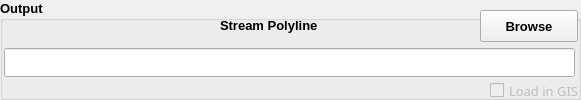
  <widget class="QGroupBox" name="groupBoxInput_2">
   <property name="geometry">
    <rect>
     <x>15</x>
     <y>195</y>
     <width>581</width>
     <height>100</height>
    </rect>
   </property>
   <property name="font">
    <font>
     <family>Arial</family>
     <pointsize>10</pointsize>
     <weight>75</weight>
     <bold>true</bold>
    </font>
   </property>
   <property name="title">
    <string>Output</string>
   </property>
   <widget class="QLabel" name="textLabel1_2">
    <property name="geometry">
     <rect>
      <x>220</x>
      <y>10</y>
      <width>111</width>
      <height>31</height>
     </rect>
    </property>
    <property name="text">
     <string>Stream Polyline</string>
    </property>
   </widget>
   <widget class="QPushButton" name="pushButtonStreamPolyline">
    <property name="geometry">
     <rect>
      <x>480</x>
      <y>10</y>
      <width>98</width>
      <height>32</height>
     </rect>
    </property>
    <property name="text">
     <string>Browse</string>
    </property>
    <property name="autoDefault">
     <bool>false</bool>
    </property>
   </widget>
   <widget class="QLineEdit" name="lineEditStreamPolyline">
    <property name="geometry">
     <rect>
      <x>4</x>
      <y>48</y>
      <width>571</width>
      <height>29</height>
     </rect>
    </property>
    <property name="font">
     <font>
      <pointsize>14</pointsize>
      <weight>75</weight>
      <bold>true</bold>
     </font>
    </property>
   </widget>
   <widget class="QCheckBox" name="checkBoxStreamPolyline">
    <property name="enabled">
     <bool>false</bool>
    </property>
    <property name="geometry">
     <rect>
      <x>490</x>
      <y>80</y>
      <width>91</width>
      <height>21</height>
     </rect>
    </property>
    <property name="font">
     <font>
      <family>Sans Serif</family>
      <pointsize>10</pointsize>
      <weight>50</weight>
      <italic>false</italic>
      <bold>false</bold>
      <underline>false</underline>
      <strikeout>false</strikeout>
     </font>
    </property>
    <property name="text">
     <string>Load in GIS</string>
    </property>
    <property name="checkable">
     <bool>false</bool>
    </property>
    <property name="checked">
     <bool>false</bool>
    </property>
   </widget>
  </widget>
